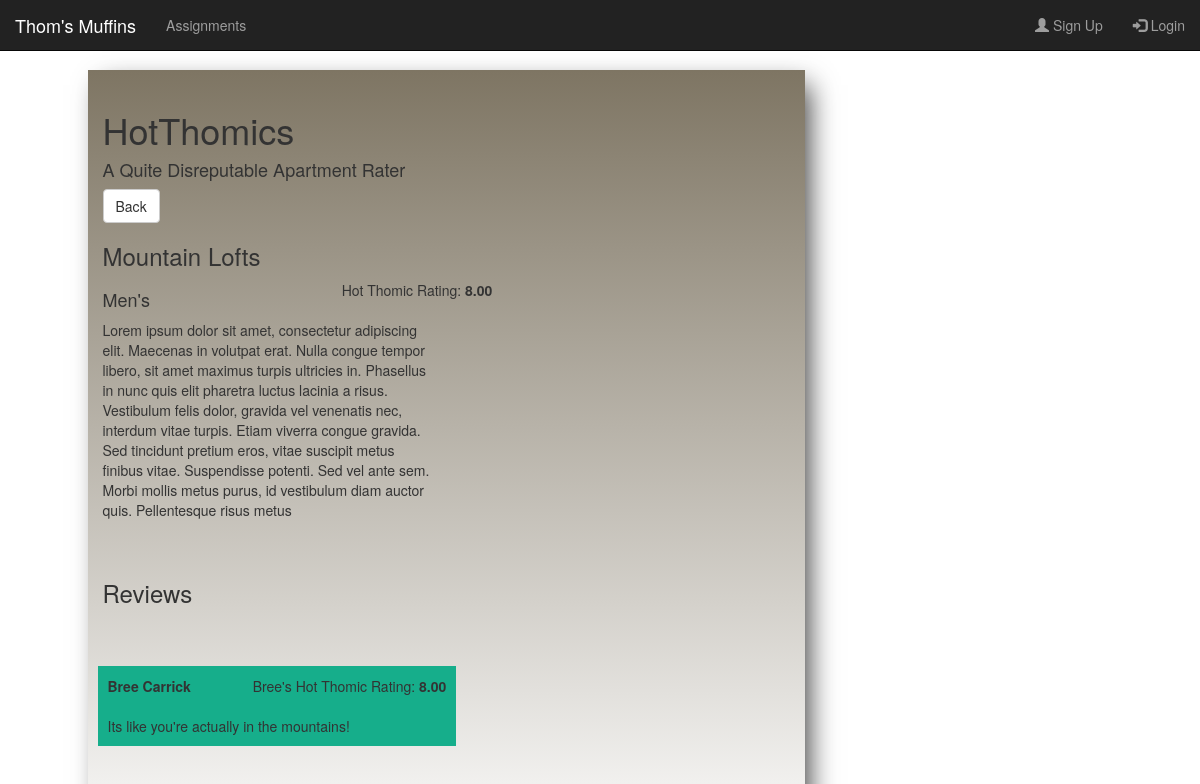
Page /assignments/phpDA/reviews.php?apt_id=2 on the earlier database version.
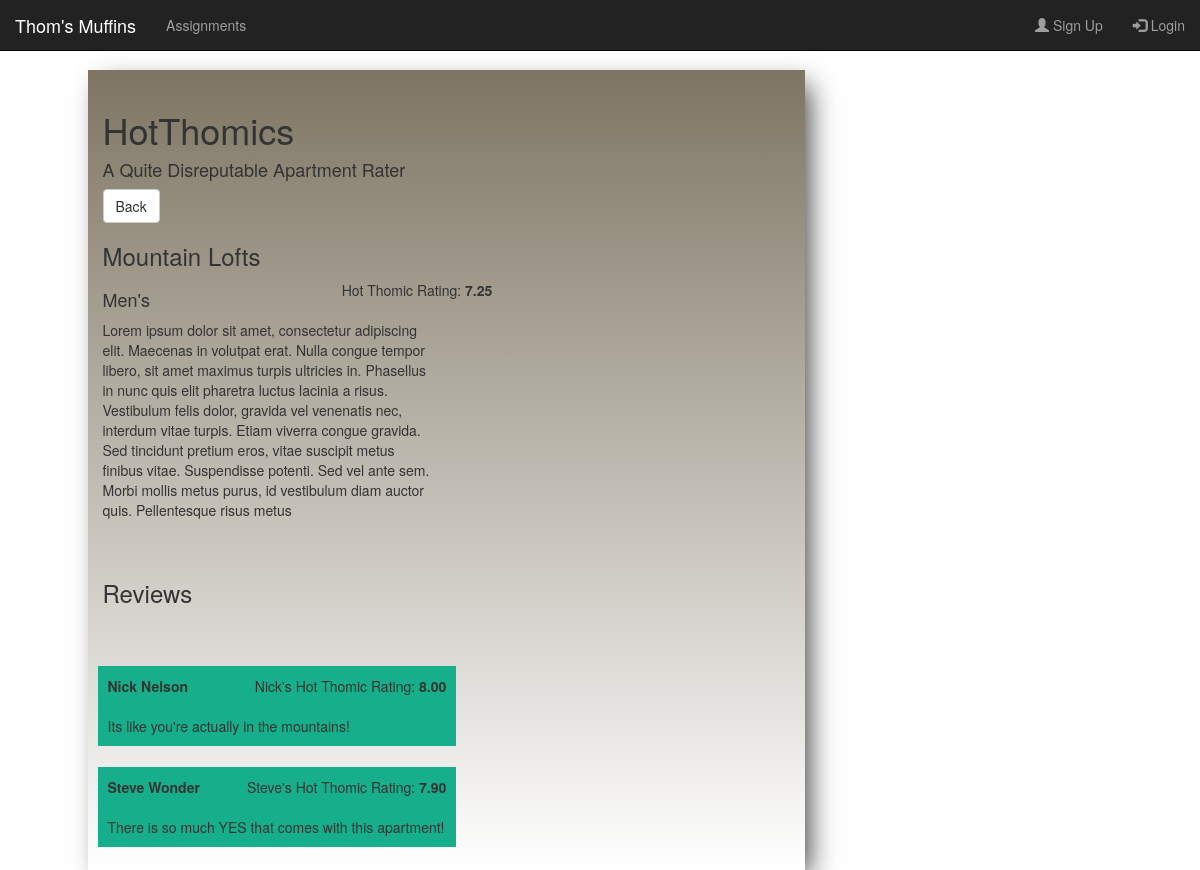
Same page on the later database version.
### tables this page shows
CREATE TABLE complex
(
	id int NOT NULL AUTO_INCREMENT,
	name varchar(255) NOT NULL,
	description varchar(500) NOT NULL,
	gender_housing boolean NOT NULL,
	average_rating decimal(4, 2) NOT NULL,
	semester_price int NOT NULL,
	PRIMARY KEY (id)
);

CREATE TABLE user_review
(
	id int PRIMARY KEY NOT NULL AUTO_INCREMENT,
	user_id int NOT NULL,
	apt_id int NOT NULL,
	review varchar(1000),
	user_rating decimal(4, 2) NOT NULL,
	FOREIGN KEY (user_id) REFERENCES user(id),
	FOREIGN KEY (apt_id) REFERENCES complex(id)
);

CREATE TABLE user
(
	id int NOT NULL AUTO_INCREMENT UNIQUE,
	first_name varchar(80) NOT NULL,
	last_name varchar(80) NOT NULL,
	gender boolean NOT NULL,
	PRIMARY KEY (id)
);

### assignments/phpDA/reviews.php (the view, shortened to what this page needs)
<?php
    require_once('./db_user1.php');
    $apt_id = htmlspecialchars($_GET['apt_id']);
    $name = $description = $gender_housing = $average_rating = $semester_price = 0;
    try
    {
        foreach($db->query("SELECT name, description, gender_housing, average_rating, semester_price FROM complex WHERE id=$apt_id") as $row)
        {
            $apt_name = $row['name'];
            $description = $row['description'];
            $gender_housing = $row['gender_housing'];
            $average_rating = $row['average_rating'];
        }
        $results = $db->query("SELECT user_review.review, user_review.user_rating, user.first_name, user.last_name FROM user_review JOIN user ON user_review.user_id = user.id WHERE apt_id=$apt_id");
        $reviews = $results->fetchAll(PDO::FETCH_ASSOC);
    }
    catch (PDOException $ex)
    {
       echo 'Error!: ' . $ex->getMessage();
       die();
    }
?>
<html>
<head>
    <link rel="stylesheet" href="https://maxcdn.bootstrapcdn.com/bootstrap/3.3.6/css/bootstrap.min.css">
    <link rel="stylesheet" type="text/css" href="/cs313/app/css/main.css">
    <link rel="stylesheet" type="text/css" href="css/nav.css">
</head>
<body>
    <div class="row">
    <div class="content_div col-md-7 col-sm-8">
        <h1>HotThomics</h1>
        <h4>A Quite Disreputable Apartment Rater</h4>
        <a type="button" class="btn btn-default" role="button" href="./hotthomics.php">Back</a>
        <?php
            echo "<h3>" . $apt_name . "</h3>";
            echo "<div class='row'>";
            if (!$gender_housing) {
                echo "<h4 class='col-md-4 pull-left'>Men's</h4>";
            } else {
                echo "<h4 class='col-md-4 pull-left'>Women's</h4>";
            }
            echo "<div class='col-md-8 pull-right'>Hot Thomic Rating: <b>" . $average_rating . "</b></div>";
            echo "</div>";
            echo "<div class='row'>";
            echo "  <div class='col-md-6'>" . $description . "</div>";
            echo "  <div class='col-md-6'></div>";
            echo "</div>";
            echo "<br />";
            echo "<br />";
            echo "<h3>Reviews</h3><br />";
            echo "<br />";
            echo "<div class='row'>";
            foreach ($reviews as $value) {
                echo "<div class='user_review col-md-6'>";
                echo "<label class='pull-left'>" . $value["first_name"] . " " . $value["last_name"] . "</label>";
                echo "<div class='pull-right'>" . $value["first_name"]. "'s Hot Thomic Rating: <b>" . $value["user_rating"] . "</b></div><br />";
                echo "<br />";
                echo "<div class='pull-left'>" . $value["review"] . "</div>";
                echo "</div>";
                echo "<div class='col-md-6'></div>";
            }
            echo "</div>";
         ?>
    </div>
</body>
</html>

### css/main.css (style rules this page uses)
body { background-image: url("../images/mountain.JPG"); background-repeat: no-repeat; background-size: cover; background-attachment: fixed; }
.content_div { top: 70px; padding-top: 20px; background: #7E7563; background: -webkit-linear-gradient(#7E7563, #fff); background: -o-linear-gradient(#7E7563, #fff); background: -moz-linear-gradient(#7E7563, #fff); background: linear-gradient(#7E7563, #fff); bottom: 0; min-height: 100%; -webkit-box-shadow: 9px 10px 26px -5px rgba(64,64,64,1); -moz-box-shadow: 9px 10px 26px -5px rgba(64,64,64,1); box-shadow: 9px 10px 26px -5px rgba(64,64,64,1); }

### assignments/phpDA/css/nav.css (style rules this page uses)
.user_review { background-color: #16ae8b; margin: 10px; padding: 10px; }

Differences in the rows shown:
changed complex "Mountain Lofts": average_rating "8.00" → "7.25"
changed through a linked row, user_review "Its like you're actually in the mountains!": user.first_name "Bree" → "Nick"; user.last_name "Carrick" → "Nelson"
added user_review: user.first_name "Steve", user.last_name "Wonder", user_rating "7.90", review "There is so much YES that comes with this apartment!"
